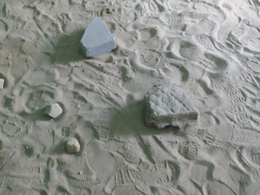
%> input picture images/rocks.png, 260 x 195 px, shrunk from 640 x 480 before the run
$ octave remove_shadows.m   (GNU Octave 9; MATLAB toolbox functions it lacks are replaced by stand-ins)
%> lines starting %> are read from the running program, lines starting %| are printed output that depends on the picture
% COPYRIGHT (C) 2018 University of Akron Robotics Team. All rights reserved.
% File Name : remove_shadows.m
% Author    : Sean Collins
% Email     : sgc29@zips.uakron.edu
% Date      : 23 August 2018
% Purpose   : Defines an abstract base class for Image objects.  Also defines

%% Cleanup Workspace
close all
clear
clc

%% Open the Image
raw_image = imread('images/rocks.png');
%> raw_image is the input picture: size 195x260x3 uint8; mean R, G, B 139.1, 141.8, 137.4
figure
imshow(raw_image);
[nrows, ncols, ~] = size(raw_image);
%> nrows = 195; ncols = 260

%% Identify brightest pixels
% Drew et al. uses the top 1 percent in their paper "Recovery of Chromaticity
% Image Free from Shadows via Illumination Invariance"
percent = 1; % percentage of brightest pixels
grayscale_image = rgb2gray(raw_image);
threshold = prctile(reshape(grayscale_image, [], 1), 100 - percent);
%> threshold = 218

index = 1;
for r = 1:nrows
    for c = 1:ncols
        if (grayscale_image(r, c) > threshold)
            coords_of_brightest(index, :) = [r, c];
            index = index + 1;
        end
    end
end
%> after the loop, coords_of_brightest = 446 rows, first 12: [1 208; 1 221; 1 222; 1 223; 1 224; 1 225; 1 226; 1 227; 1 228; 1 230; 1 234; 1 235]; index = 447

%% Calculate the chromaticity
% Finlayson et al. divide by geometric mean of the color channel values in their
% paper "Intrinsic Image by Entropy Minimization". This has the effect of
% removing Lambertian shading and removing the overall light intensity.
%
% "chromaticity" - an objective specification of the quality of color,
%                  independent of its luminance
double_image = double(raw_image);
for r = 1:nrows
    for c = 1:ncols
        geo_mean(r, c) = geomean(squeeze(double_image(r, c, :))) + 1;

        for channel = 1:3
            if (double_image(r, c, channel) ~= 0)
                chromaticity(r, c, channel) = double_image(r, c, channel) / geo_mean(r, c);
            else
                chromaticity(r, c, channel) = 0.001;
            end
        end
    end
end
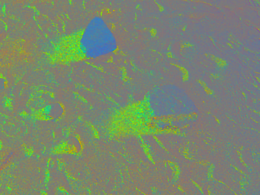
%> chromaticity: size 195x260x3 double; mean R, G, B 0.99, 1.02, 0.973; drawn with min black and max white

%% Calculage the log chromaticity
log_chromaticity = log(chromaticity);

%% Rotate the log chromaticity into 2-D chromaticity space (X)
% Finlayson et al. use the plane perpendicular to u = 1/sqrt(3)[1, 1, 1]'
% as the 2D space
U = [2/3, -1/3, -1/3; 0, -1/2, 1/2]; % projector
X = zeros(nrows, ncols, 2);
for r = 1:nrows
    for c = 1:ncols
        X(r, c, :) = U * squeeze(log_chromaticity(r, c, :));
    end
end

%% Determine the direction (theta) in which to project in the plane
% Loop through the angles from 1 to 180 degrees, project X in this
% direction, then calculate the entropy of this projection. Minimum
% entropy corresponds to the optimal theta value.
figure
for angle = 1:180
    angle
    % Calculate the grayscale image along 1D projection line orthogonal
    % to the lighting direction
    I = X(:, :, 1) * cosd(angle) + X(:, :, 2) * sind(angle);
    I = I(:);

    % Create a histogram to aid in the calculation of entropy
    bin_width = std(I) / 10;
    minimum = min(I);
    maximum = max(I);
    h = histogram(I, minimum:bin_width:maximum);
    probability = h.Values / length(I);

    % Calculate the entropy
    sum = 0;
    for bin = 1:h.NumBins
        if (probability(bin) ~= 0)
            sum = sum + probability(bin) * log(probability(bin));
        end
    end
    entropy(angle) = -sum;
end
%> this loop made 180 passes
%> (bin_width, minimum, maximum) on passes 1 to 3: (0.00243, -0.192, 0.131), (0.00243, -0.193, 0.13), (0.00242, -0.193, 0.128)
%> pass 1, `I = X(:, :, 1) * cosd(angle) + X(:, :, 2) * sind(angle);`:
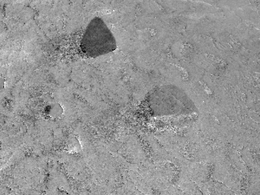
%> I: size 195x260 double; min -0.192, max 0.131, mean -0.00273; drawn with min black and max white
%> pass 1, `h = histogram(I, minimum:bin_width:maximum);`:
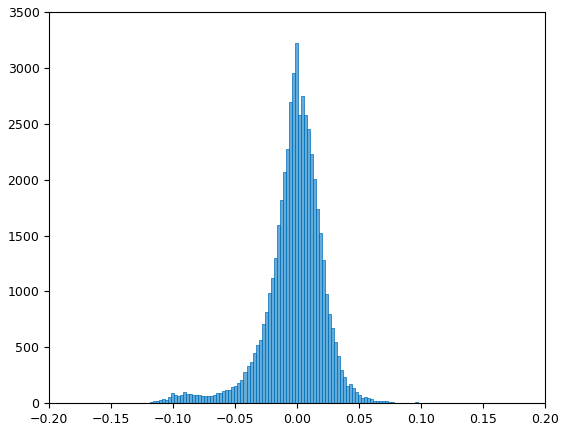
%> figure redrawn from the program's plot data; tallest bar 3226 high, from x = -0.00196 to 0.000475
%> after the loop, entropy = 180 values, max 3.6 at index 167, min 3.35 at index 62, mean 3.51
[~, theta] = min(entropy);
%> theta = 62

%% Project onto the line in theta direction
theta = 110;
coeff = [cosd(theta), sind(theta); -sind(theta), cosd(theta)];
for r = 1:nrows
    for c = 1:ncols
        %X_prime(r, c, :) = inv(coeff) \ [-X(r, c, 1) * cosd(theta) - X(r, c, 2) * sind(theta); 0];
        %X_prime(r, c, :) = squeeze(X_prime(r, c, :));
        magnitude = X(r, c, 1) * cosd(theta) + X(r, c, 2) * sind(theta);
        X_prime(r, c, 1) = magnitude * cosd(theta);
        X_prime(r, c, 2) = magnitude * sind(theta);
    end
end

%% Comparing
% [6 lines of commented-out code are left out]

%% Reconstruct chromaticity
reconstructed = zeros(nrows, ncols, 3);
for r = 1:nrows
    for c = 1:ncols
        rgb = U' * (squeeze(X_prime(r, c, :)));
        reconstructed(r, c, :) = exp(rgb);
    end
end
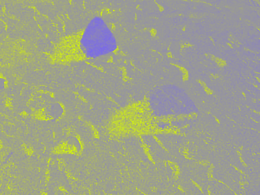
%> reconstructed: size 195x260x3 double; mean R, G, B 1, 1.01, 0.989; drawn with min black and max white

figure, imshow(reconstructed * .5);
%> after `imshow(reconstructed * .5)`:
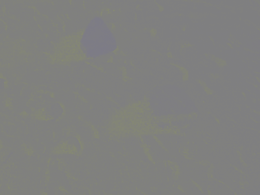
%> displayed picture: size 195x260x3, on the screen's scale of 0 to 255; mean R, G, B 128.1, 128.4, 126.1
